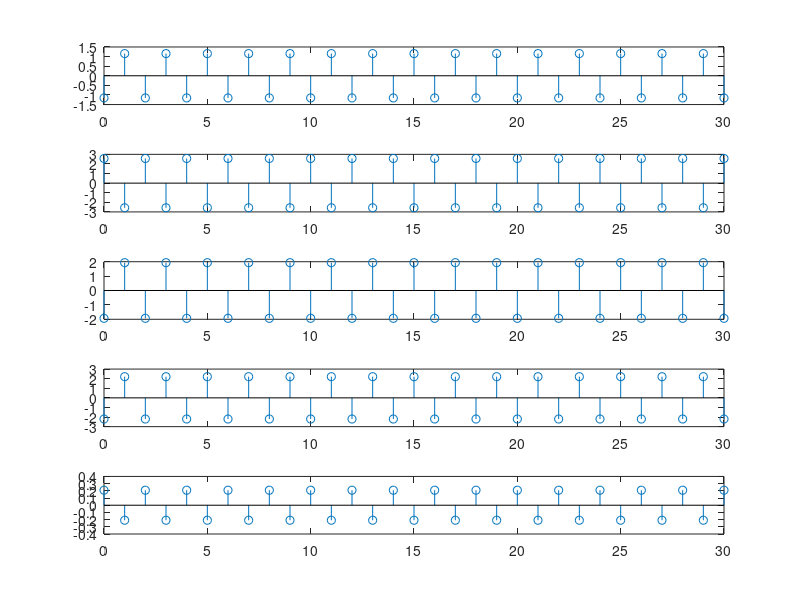

MATLAB code to generate this figure:
function Q1_28
clc;
close all;
clear;
n=0:30;
f=0.5;
for i=1:5
    A=4*rand;
    Phi=2*pi*rand;
    x=A*cos(2*pi*f*n+Phi);
    subplot(5,1,i);
    axis([0 30 min(x)-0.2 max(x)+0.2]);
    stem(n,x);
end;
end